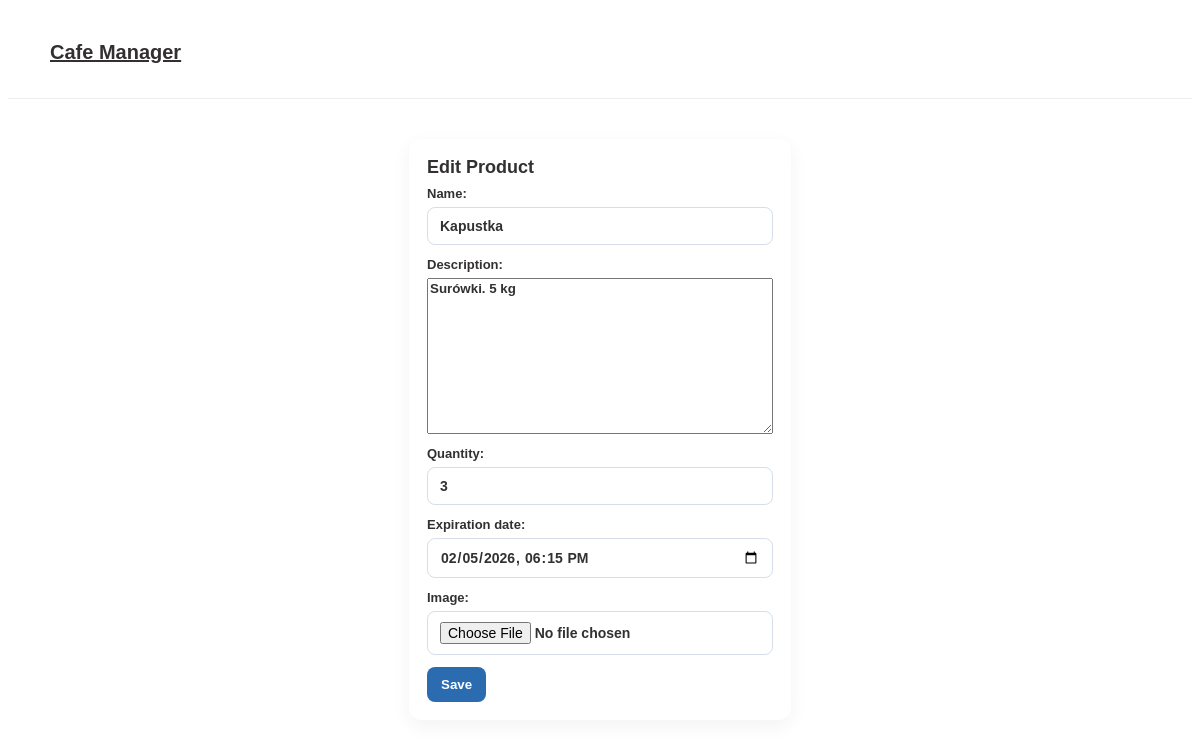
The app's page /cafe/product/1/edit/ (signed in), older data.
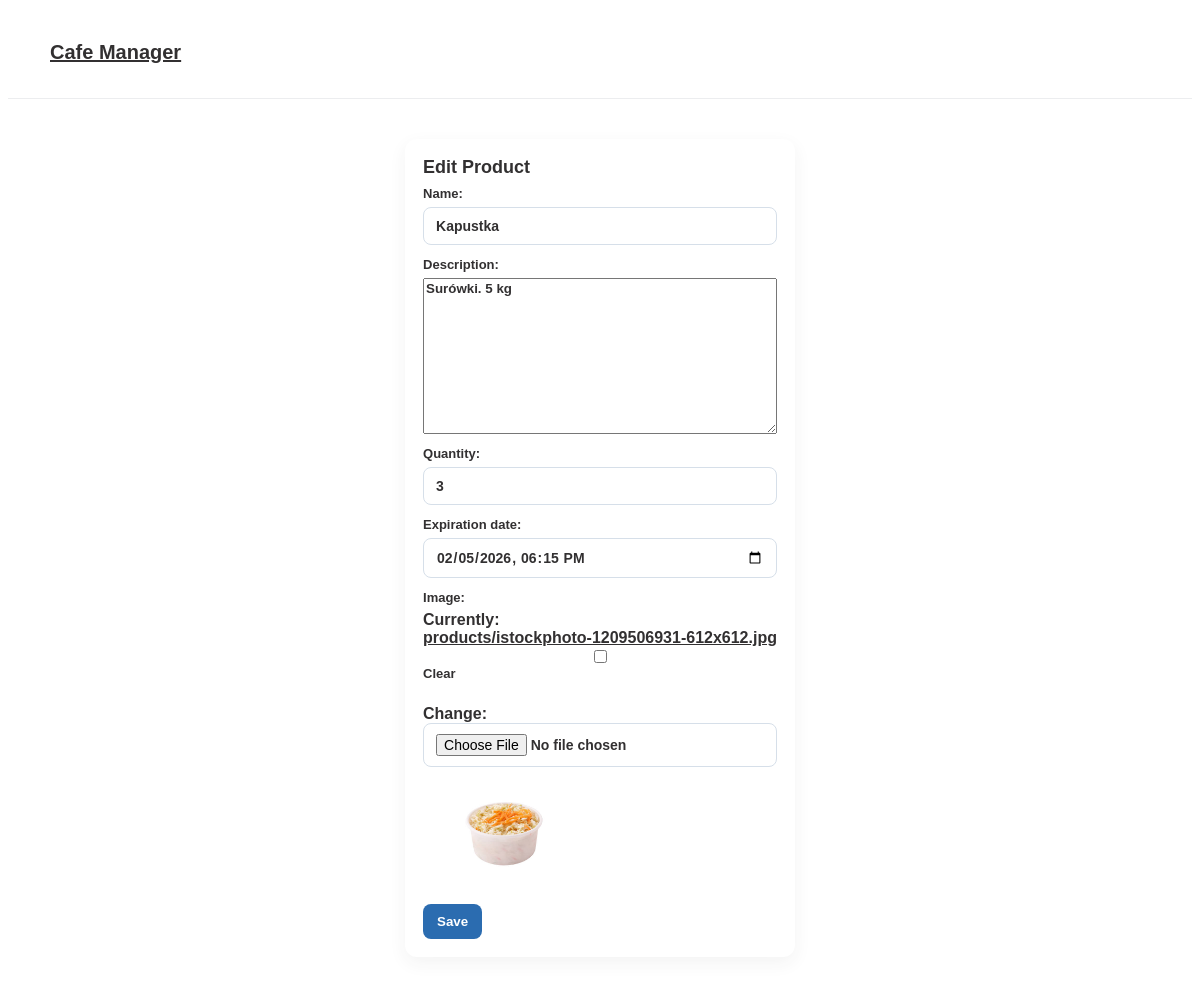
The same page, newer data.
### Cafe/models.py (models this page shows, shortened)
class Product(models.Model):
    name = models.CharField(max_length=255)
    description = models.TextField()
    quantity = models.PositiveIntegerField()
    expiration_date = models.DateTimeField()
    owner = models.ForeignKey(settings.AUTH_USER_MODEL, on_delete=models.SET_NULL, null=True, blank=True, related_name='products')
    last_modified_by = models.ForeignKey(settings.AUTH_USER_MODEL, on_delete=models.SET_NULL, null=True, blank=True, related_name='products_modified')
    last_modified_date = models.DateTimeField(auto_now=True)
    image = models.ImageField(upload_to='products/', null=True, blank=True)

### Cafe/views.py (the view)
# urls.py: path('product/<int:pk>/edit/', views.product_edit, name='product-edit'),
@login_required
def product_edit(request, pk):
    prod = Product.objects.get(pk=pk)
    if request.method == 'POST':
        form = ProductForm(request.POST, request.FILES, instance=prod)
        if form.is_valid():
            p = form.save(commit=False)
            p.last_modified_by = request.user
            p.save()
            return redirect('home')
    else:
        if prod.expiration_date:
            try:
                initial = {'expiration_date': prod.expiration_date.strftime('%Y-%m-%dT%H:%M')}
            except Exception:
                initial = {}
            form = ProductForm(instance=prod, initial=initial)
        else:
            form = ProductForm(instance=prod)
    return render(request, 'product_form.html', {'form': form, 'action': 'Edit Product'})

### Cafe/views.py
class ProductForm(forms.ModelForm):
    class Meta:
        model = Product
        fields = ['name', 'description', 'quantity', 'expiration_date', 'image']
        widgets = {
            'expiration_date': forms.DateTimeInput(attrs={'type': 'datetime-local'})
        }

### Cafe/templates/product_form.html (shortened to what this page needs)
{% load static %}
<!doctype html>
<html>
<head>
  <link rel="stylesheet" href="{% static 'css/style.css' %}?v=3">
</head>
<body>
  <header class="site-header"><div class="container header-inner"><h1 class="logo"><a href="/cafe/">Cafe Manager</a></h1></div></header>
  <main class="container auth-container">
    <section class="panel">
      <h2 class="panel-title">{{ action }}</h2>
      <form method="post" enctype="multipart/form-data">
        <div class="form-field">
          {{ form.name.label_tag }}
          {{ form.name }}
        </div>
        <div class="form-field">
          {{ form.description.label_tag }}
          {{ form.description }}
        </div>
        <div class="form-field">
          {{ form.quantity.label_tag }}
          {{ form.quantity }}
        </div>
        <div class="form-field">
          {{ form.expiration_date.label_tag }}
          {{ form.expiration_date }}
        </div>
        <div class="form-field">
          {{ form.image.label_tag }}
          {{ form.image }}
          {% if form.instance.image %}
            <div style="margin-top:8px;"><img src="{{ form.instance.image.url }}" alt="preview" style="max-width:160px; border-radius:6px;"/></div>
          {% endif %}
        </div>
        <div class="form-actions">
          <button class="btn btn-primary" type="submit">Save</button>
        </div>
      </form>
    </section>
  </main>
</body>
</html>

Row changes from the older to the newer data that the page shows:
changed Product "Kapustka": instance.image: picture added
Text that changed along with them:
form field image: (not shown) → "☐"
text now shown: "Currently: products/istockphoto-1209506931-612x612.jpg Clear Change:"
